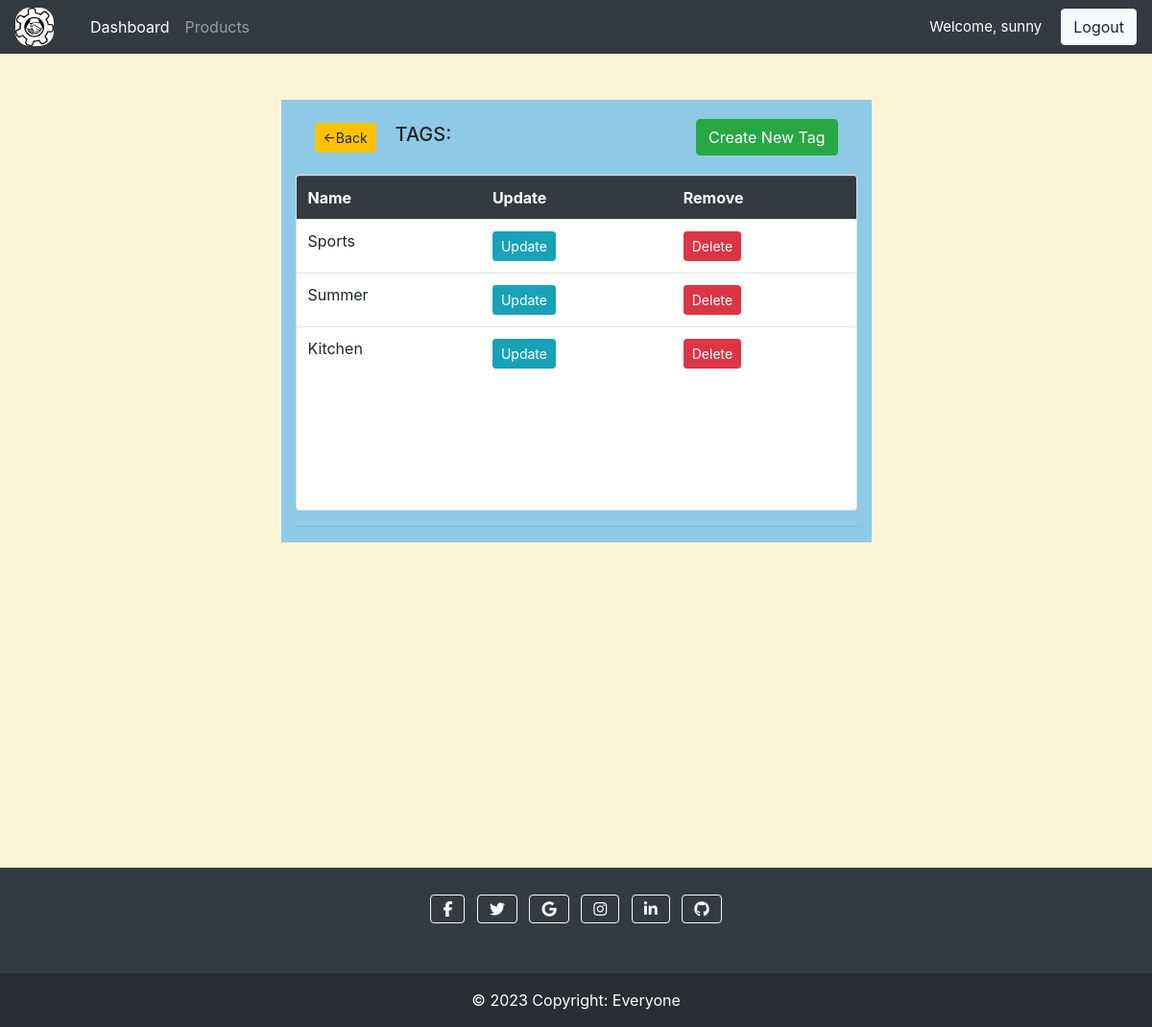
Before: /tag (signed in) with the older database file.
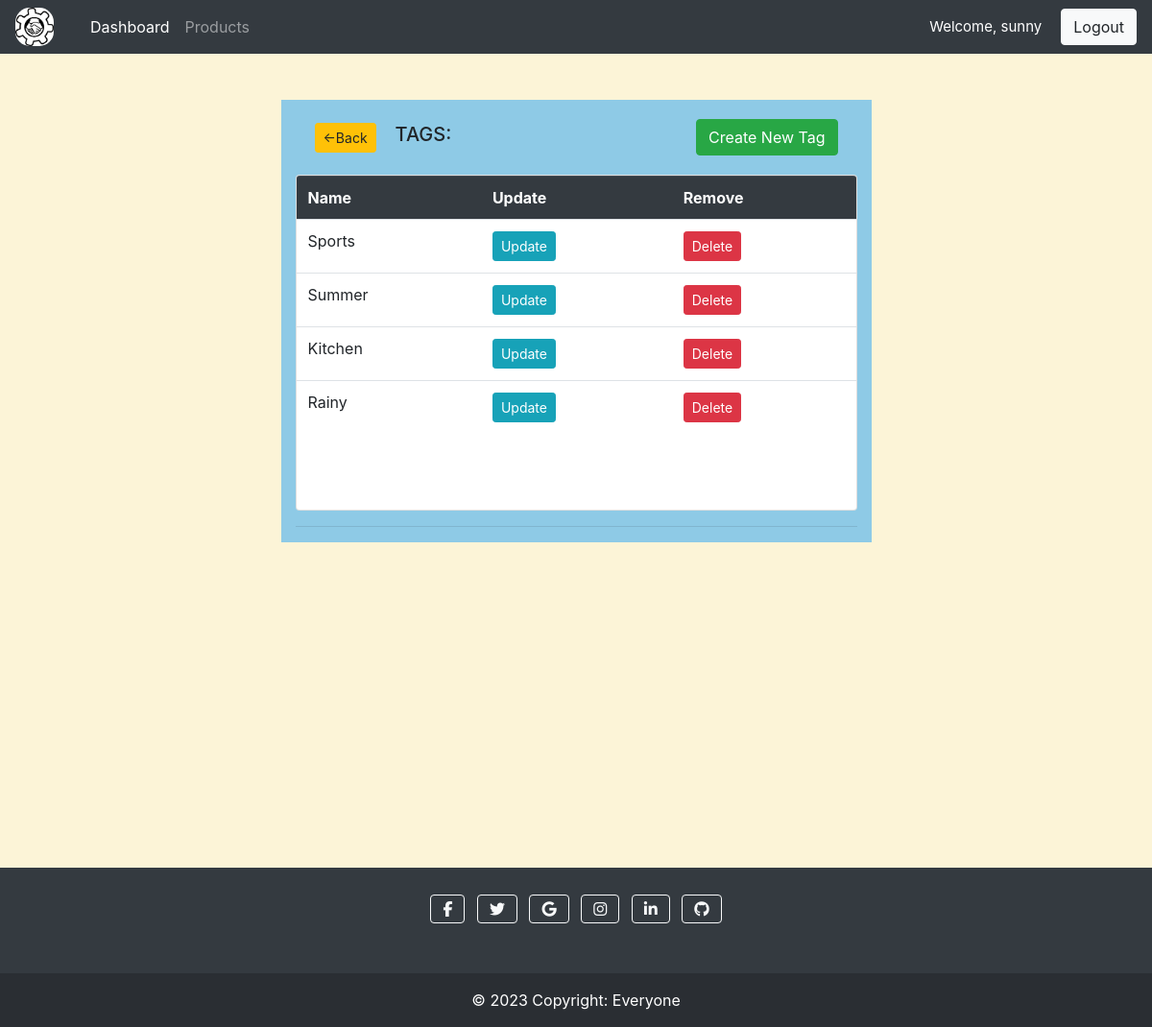
After: the same page with the newer database file.
### accounts/models.py (models this page shows, shortened)
class Tag(models.Model):
    name= models.CharField(max_length=200, null= True)

### accounts/decorators.py (the view)
        def wrapper_func(request, *args, **kwargs):
            group= None
            if(request.user.groups.exists()):
                group= request.user.groups.all()[0].name
            if group in allowed_roles:
                return view_func(request, *args, **kwargs)
            else:
                return HttpResponse("You are visiting a Restriced Page")

### accounts/views.py (called while the page is built)
@login_required(login_url='login')
@allowed_user(allowed_roles=['admin'])
def tagHome(request):
    tag= Tag.objects.all()
    context={'tag':tag}
    return render(request, 'accounts/tagForm/taghome.html', context)

### accounts/templates/accounts/tagForm/taghome.html (shortened to what this page needs)
{% extends 'accounts/main.html' %}
{% load static %}
{% block content %}
<br>
<div class="row d-flex justify-content-center" >
    <div class="col-md-6" style="background-color:#8ecae6;">
        <div class="card-body d-flex justify-content-between align-items-center">
            <div class="d-flex">
                <a class="btn btn-warning btn-sm" href="{% url 'tag' %}">&#8592;Back</a>
                <h5 class="card-text " style="padding-left:20px">TAGS:</h5>
            </div>
            <a class="card-text btn btn-success" href="{% url 'create_tag' %}">Create New Tag</a>
        </div>
        <div class="card" style="height:350px; overflow:scroll;">
            <table class="table ">
                <tr class="thead-dark" style="position: sticky; top: 0; z-index: 10;">
                    <th>Name</th>
                    <th>Update</th>
                    <th>Remove</th>
                </tr>
                {% for i in tag %}
                    <tr>
                        <td>{{i.name}}</td>
                        <td><a class="btn btn-info btn-sm" href="{% url 'update_tag' i.id %}">Update</a></td>
                        <td><a class="btn btn-danger btn-sm" href="{% url 'delete_tag' i.id %}">Delete</a></td>
                    </tr>
                {% endfor %}
            </table>
        </div>
        <hr>
    </div>
</div>
{% endblock content %}

Changed rows visible on the page:
added Tag: name "Rainy"
